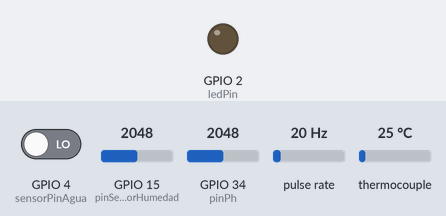
Bench run of a sketch on a simulated ESP32. On the bench: output pins drawn as LEDs (lit = HIGH). Wiring (inferred from the names in the program): pulse sensor: data GPIO 18; MAX6675 thermocouple converter: CS GPIO 19. Inputs (shaded band) come from the test bench; at power-on: GPIO 4 (sensorPinAgua) LOW, GPIO 15 (pinSensorHumedad) = 2048, GPIO 34 (pinPh) = 2048, pulse rate 20 Hz, thermocouple 25 °C. Pins used as bus, display or sensor lines are not drawn; what the sketch prints to the serial monitor is not drawn.

Above: at 1.2 s.
1.3 s: GPIO 4 (sensorPinAgua) driven HIGH
At 2.3 s:
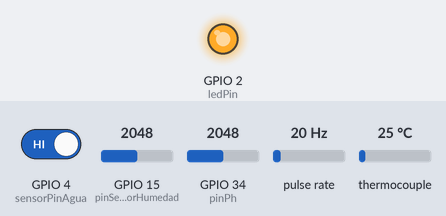
2.8 s: GPIO 4 (sensorPinAgua) driven LOW
At 3.5 s:
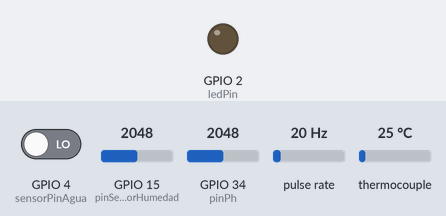
Timing chart, 0 to 5.8 s (numbered marks = the images above; inputs shaded):
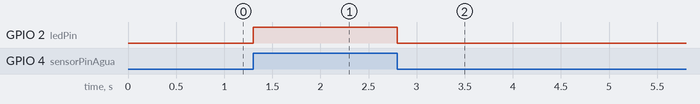

Measured:
- after the input at 1.3 s, GPIO 2 (ledPin): LOW → HIGH at once
- after the input at 2.8 s, GPIO 2 (ledPin): HIGH → LOW at once

The sketch:

Monitoreo_ESP32.ino
```cpp
#include <SPI.h>

// Configuración de pines
const int pinSensorFlujo = 18;     // Pin para el sensor de flujo
const int pinSensorHumedad = 15;   // Pin analógico para el sensor de humedad del suelo
const int pinCS = 19;              // Pin de chip select (CS) para el MAX6675
const int pinCSK = 21;             // Pin de reloj (SCK) para el MAX6675
const int pinSO = 23;              // Pin de datos del MAX6675 (DO)
const int sensorPinAgua = 4;       // Pin para el sensor de nivel de agua
const int ledPin = 2;              // Pin para el LED
const int pinPh = 34;              // Pin ADC del ESP32 conectado a PO (salida analógica del sensor de pH)

// Variables globales
volatile int cuentaPulsos = 0;     // Contador de pulsos para el sensor de flujo
float factorConversion = 450.0;    // Pulsos por litro
unsigned long tiempoUltimaLectura = 0; // Tiempo de la última lectura
const unsigned long intervaloLectura = 0; // Intervalo de lectura en milisegundos
float voltajeReferencia = 3.3;     // Voltaje de referencia para el sensor de pH

// Función de interrupción para el sensor de flujo
void IRAM_ATTR contadorPulsos() {
  cuentaPulsos++; // Incrementa el contador de pulsos
}

// Función para leer la temperatura del MAX6675
float leerTemperatura() {
  uint16_t lectura = 0;
  digitalWrite(pinCS, LOW); // Activa el chip
  delayMicroseconds(10);
  lectura = SPI.transfer16(0x00); // Lee datos del sensor
  digitalWrite(pinCS, HIGH); // Desactiva el chip

  // Comprueba si hay un error de lectura
  if (lectura & 0x4) {
    return NAN;  // Devuelve NaN si hay un error
  }

  lectura >>= 3; // Los bits de temperatura están en los bits 3 a 15
  return lectura * 0.25; // Convierte a grados Celsius
}

void setup() {
  Serial.begin(115200);

  // Configuración del sensor de flujo
  pinMode(pinSensorFlujo, INPUT_PULLUP);
  attachInterrupt(digitalPinToInterrupt(pinSensorFlujo), contadorPulsos, RISING);

  // Configuración del MAX6675
  pinMode(pinCS, OUTPUT);
  digitalWrite(pinCS, HIGH);
  SPI.begin(pinCSK, pinSO, -1, pinCS); // Inicializa la comunicación SPI

  // Configuración del sensor de nivel de agua
  pinMode(sensorPinAgua, INPUT);
  pinMode(ledPin, OUTPUT);
}

void loop() {
  // Lectura de datos cada 2 segundos
  unsigned long tiempoActual = millis();
  if (tiempoActual - tiempoUltimaLectura >= intervaloLectura) {
    tiempoUltimaLectura = tiempoActual;

    // Lectura del flujo
    noInterrupts(); // Desactiva las interrupciones temporalmente
    int cuenta = cuentaPulsos;
    cuentaPulsos = 0; // Reinicia el contador de pulsos
    interrupts();

    // Calcular el flujo en litros por minuto
    float flujo = (cuenta / factorConversion) * 60.0; // L/min
    Serial.print("Flujo: ");
    Serial.print(flujo);
    Serial.println(" L/min");

    // Lectura de la humedad del suelo
    int humedad = analogRead(pinSensorHumedad);
    Serial.print("Humedad del suelo: ");
    Serial.println(humedad);

    // Lectura de la temperatura
    float temperatura = leerTemperatura();
    Serial.print("Temperatura: ");
    Serial.print(temperatura);
    Serial.println(" °C");

    // Lectura del sensor de nivel de agua
    int estadoAgua = digitalRead(sensorPinAgua);
    if (estadoAgua == HIGH) {
      digitalWrite(ledPin, HIGH); // Enciende el LED
      Serial.println("Agua detectada!");
    } else {
      digitalWrite(ledPin, LOW); // Apaga el LED
      Serial.println("Sin agua.");
    }

    // Lectura del sensor de pH
    float valorADC = analogRead(pinPh);
    float voltaje = (valorADC / 4095.0) * voltajeReferencia; // Convertir a voltaje
    float pH = 3.5 * voltaje; // Ejemplo de fórmula de conversión (ajustar según calibración)
    Serial.print("Voltaje: ");
    Serial.print(voltaje);
    Serial.print(" V, pH: ");
    Serial.println(pH);

    Serial.println(); // Línea en blanco para mayor claridad
  }
}
```
